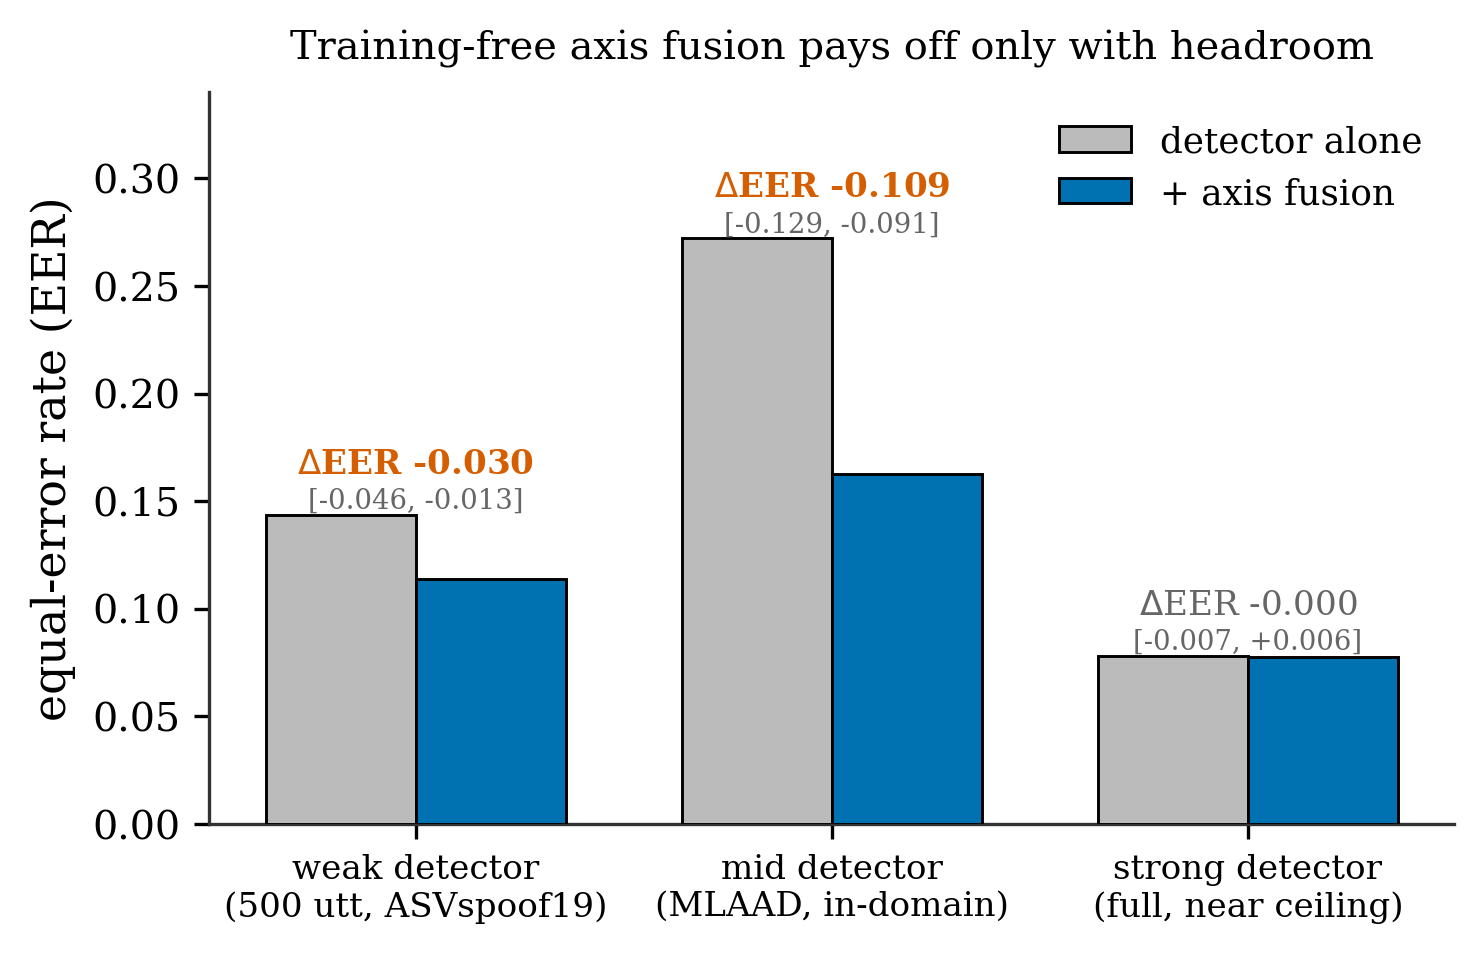

Python code for this plot:
"""Fig 2c: training-free axis fusion helps only under detector headroom.

Redraw per roadmap bug #4. The previous version put three bars labelled
"WavLM-GAT (500 utt)/(full)/(MLAAD)" on one axis that mixed detector strength
and corpus, with a y-axis reading EER but annotations reading dEER. This
version is explicit: three regimes, each a PAIRED bar (detector alone vs
+ axis fusion), y-axis = EER, dEER annotated with its 95% CI.

Regimes (left->right by remaining headroom):
  weak   : mini_goat (WavLM-GAT trained on 500 utts), ASVspoof2019-LA
  mid    : MLAAD in-domain WavLM-GAT (i7), far from ceiling
  strong : robust_goat (WavLM-GAT, full ASVspoof2019-LA), near ceiling

Data artifacts (never hand-typed):
  experiments/results/e_mini_goat_fusion/mini_goat_fusion_results.json
      weak: detector 0.14375 -> fused 0.11375, dEER -0.030 CI[-0.046,-0.013] p=0
  experiments/results/i7_axis_fusion/{i7_headline.csv,i7_stats.json}
      mid : detector mean(EER over 3 seeds) -> fused mean; dEER -0.109 CI[-0.129,-0.091]
  experiments/results/c_asvspoof_fusion/asvspoof_fusion_results.json
      strong: detector 0.078125 -> fused 0.07771, dEER -0.0004 CI[-0.0075,+0.0062] p=0.80

Note: the paper's strong-detector EER 0.078 is the mean over seeds and is
CORRECT (per-seed s1 is 0.071; the mean is what should be reported).
"""
import csv
import json
import os
import sys

import numpy as np
import matplotlib.pyplot as plt

sys.path.insert(0, os.path.dirname(os.path.abspath(__file__)))
from _style import (apply_style, save_both, BLUE, VERMILLION, GRAY, BLACK,
                    LIGHT_GRAY, SINGLE_COL_WIDTH)

apply_style()
OUT_DIR = os.path.dirname(os.path.abspath(__file__))
REPO = os.path.abspath(os.path.join(OUT_DIR, "..", ".."))

mg = json.load(open(os.path.join(
    REPO, "experiments/results/e_mini_goat_fusion/mini_goat_fusion_results.json")))
cf = json.load(open(os.path.join(
    REPO, "experiments/results/c_asvspoof_fusion/asvspoof_fusion_results.json")))
i7s = json.load(open(os.path.join(
    REPO, "experiments/results/i7_axis_fusion/i7_stats.json")))

# --- weak (mini_goat) ---
w_det = mg["mini_goat"]["detector_alone_eer"]
w_fus = mg["mini_goat"]["fused_eer"]
w_d = mg["mini_goat"]["dEER_mean"]
w_ci = mg["mini_goat"]["dEER_ci95"]

# --- strong (robust_goat, c_asvspoof) ---
s_det = cf["detector_alone_eer"]
s_fus = cf["fused_eer"]
s_d = cf["dEER_mean_over_seeds"]
s_ci = cf["dEER_bootstrap_ci95"]

# --- mid (MLAAD i7): mean EER over the 3 detector seeds vs fused seeds ---
det_eers, fus_eers = [], []
with open(os.path.join(REPO, "experiments/results/i7_axis_fusion/i7_headline.csv")) as fh:
    for row in csv.DictReader(fh):
        if row["scorer"] == "detector":
            det_eers.append(float(row["EER"]))
        elif row["scorer"] == "fused":
            fus_eers.append(float(row["EER"]))
m_det = float(np.mean(det_eers))
m_fus = float(np.mean(fus_eers))
m_d = i7s["dEER"]
m_ci = i7s["dEER_ci"]

# assertions against roadmap/paper values
assert abs(w_det - 0.14375) < 1e-4 and abs(w_fus - 0.11375) < 1e-4
assert abs(s_det - 0.078125) < 1e-4, s_det
assert abs(m_d - (-0.10942)) < 1e-3, m_d
print(f"[fig2c] weak   det {w_det:.3f} fus {w_fus:.3f}  dEER {w_d:+.3f} CI[{w_ci[0]:+.3f},{w_ci[1]:+.3f}]")
print(f"[fig2c] mid    det {m_det:.3f} fus {m_fus:.3f}  dEER {m_d:+.3f} CI[{m_ci[0]:+.3f},{m_ci[1]:+.3f}]")
print(f"[fig2c] strong det {s_det:.3f} fus {s_fus:.3f}  dEER {s_d:+.4f} CI[{s_ci[0]:+.4f},{s_ci[1]:+.4f}]")

regimes = [
    ("weak detector\n(500 utt, ASVspoof19)",  w_det, w_fus, w_d, w_ci),
    ("mid detector\n(MLAAD, in-domain)",       m_det, m_fus, m_d, m_ci),
    ("strong detector\n(full, near ceiling)",  s_det, s_fus, s_d, s_ci),
]

fig, ax = plt.subplots(figsize=(SINGLE_COL_WIDTH * 0.78, 3.3))
x = np.arange(len(regimes))
bw = 0.36
for k, (name, det, fus, d, ci) in enumerate(regimes):
    ax.bar(x[k] - bw / 2, det, bw, color=LIGHT_GRAY, edgecolor=BLACK, lw=0.7,
           label="detector alone" if k == 0 else None, zorder=3)
    ax.bar(x[k] + bw / 2, fus, bw, color=BLUE, edgecolor=BLACK, lw=0.7,
           label="+ axis fusion" if k == 0 else None, zorder=3)
    # dEER annotation with CI, above the taller bar
    top = max(det, fus)
    sig = ci[1] < 0  # CI excludes 0 (improvement)
    txt = rf"$\Delta$EER {d:+.3f}"
    ax.annotate(txt, xy=(x[k], top), xytext=(0, 10), textcoords="offset points",
                ha="center", fontsize=8.2, fontweight="bold" if sig else "normal",
                color=VERMILLION if sig else GRAY)
    ax.annotate(f"[{ci[0]:+.3f}, {ci[1]:+.3f}]", xy=(x[k], top),
                xytext=(0, 1.5), textcoords="offset points", ha="center",
                fontsize=6.6, color=GRAY)

ax.set_xticks(x)
ax.set_xticklabels([r[0] for r in regimes], fontsize=8.2)
ax.set_ylabel("equal-error rate (EER)")
ax.set_ylim(0, 0.34)
ax.legend(frameon=False, loc="upper right", fontsize=8.6)
ax.set_title("Training-free axis fusion pays off only with headroom",
             fontsize=9.6, pad=8)
ax.spines["top"].set_visible(False)
ax.spines["right"].set_visible(False)

fig.tight_layout()
paths = save_both(fig, OUT_DIR, "fig2c_headroom")
print("Saved:", paths)
